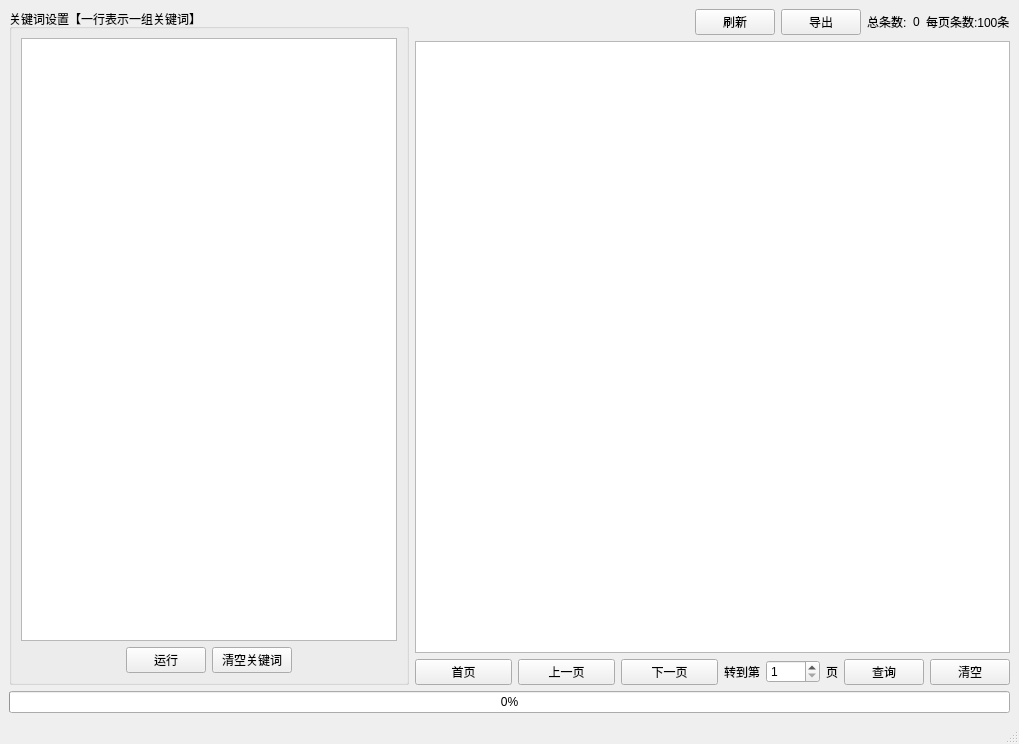
<?xml version="1.0" encoding="UTF-8"?>
<ui version="4.0">
 <class>MainWindow</class>
 <widget class="QMainWindow" name="MainWindow">
  <property name="geometry">
   <rect>
    <x>0</x>
    <y>0</y>
    <width>1019</width>
    <height>744</height>
   </rect>
  </property>
  <property name="windowTitle">
   <string>百度搜索手机号查询</string>
  </property>
  <widget class="QWidget" name="centralwidget">
   <layout class="QHBoxLayout" name="horizontalLayout">
    <item>
     <layout class="QVBoxLayout" name="verticalLayout">
      <item>
       <layout class="QHBoxLayout" name="horizontalLayout_2">
        <item>
         <widget class="QGroupBox" name="groupBox">
          <property name="maximumSize">
           <size>
            <width>400</width>
            <height>16777215</height>
           </size>
          </property>
          <property name="title">
           <string>关键词设置【一行表示一组关键词】</string>
          </property>
          <layout class="QVBoxLayout" name="verticalLayout_2">
           <item>
            <widget class="QPlainTextEdit" name="pte_keywords">
             <property name="plainText">
              <string/>
             </property>
            </widget>
           </item>
           <item>
            <layout class="QHBoxLayout" name="horizontalLayout_3">
             <item>
              <spacer name="horizontalSpacer">
               <property name="orientation">
                <enum>Qt::Horizontal</enum>
               </property>
               <property name="sizeHint" stdset="0">
                <size>
                 <width>40</width>
                 <height>20</height>
                </size>
               </property>
              </spacer>
             </item>
             <item>
              <widget class="QPushButton" name="pb_main_run">
               <property name="text">
                <string>运行</string>
               </property>
              </widget>
             </item>
             <item>
              <widget class="QPushButton" name="pb_clear_keywords">
               <property name="text">
                <string>清空关键词</string>
               </property>
              </widget>
             </item>
             <item>
              <spacer name="horizontalSpacer_2">
               <property name="orientation">
                <enum>Qt::Horizontal</enum>
               </property>
               <property name="sizeHint" stdset="0">
                <size>
                 <width>40</width>
                 <height>20</height>
                </size>
               </property>
              </spacer>
             </item>
            </layout>
           </item>
          </layout>
         </widget>
        </item>
        <item>
         <layout class="QVBoxLayout" name="verticalLayout_8">
          <item>
           <layout class="QHBoxLayout" name="horizontalLayout_31">
            <item>
             <layout class="QHBoxLayout" name="horizontalLayout_32">
              <item>
               <spacer name="horizontalSpacer_20">
                <property name="orientation">
                 <enum>Qt::Horizontal</enum>
                </property>
                <property name="sizeHint" stdset="0">
                 <size>
                  <width>40</width>
                  <height>20</height>
                 </size>
                </property>
               </spacer>
              </item>
              <item>
               <widget class="QPushButton" name="pb_main_refresh">
                <property name="text">
                 <string>刷新</string>
                </property>
               </widget>
              </item>
              <item>
               <widget class="QPushButton" name="pb_main_export">
                <property name="text">
                 <string>导出</string>
                </property>
               </widget>
              </item>
              <item>
               <widget class="QLabel" name="label_19">
                <property name="text">
                 <string>总条数:</string>
                </property>
               </widget>
              </item>
              <item>
               <widget class="QLabel" name="lb_main_db_total">
                <property name="text">
                 <string>0</string>
                </property>
               </widget>
              </item>
             </layout>
            </item>
            <item>
             <widget class="QLabel" name="lb_db_limit_3">
              <property name="text">
               <string>每页条数:100条</string>
              </property>
             </widget>
            </item>
           </layout>
          </item>
          <item>
           <widget class="QTableWidget" name="tw_main"/>
          </item>
          <item>
           <layout class="QHBoxLayout" name="horizontalLayout_29">
            <item>
             <widget class="QPushButton" name="pb_main_first_page">
              <property name="text">
               <string>首页</string>
              </property>
             </widget>
            </item>
            <item>
             <widget class="QPushButton" name="pb_main_previous_page">
              <property name="text">
               <string>上一页</string>
              </property>
             </widget>
            </item>
            <item>
             <widget class="QPushButton" name="pb_main_next_page">
              <property name="text">
               <string>下一页</string>
              </property>
             </widget>
            </item>
            <item>
             <layout class="QHBoxLayout" name="horizontalLayout_30">
              <item>
               <widget class="QLabel" name="label_17">
                <property name="text">
                 <string>转到第</string>
                </property>
               </widget>
              </item>
              <item>
               <widget class="QSpinBox" name="sb_main_currentpage">
                <property name="minimum">
                 <number>1</number>
                </property>
                <property name="maximum">
                 <number>9999</number>
                </property>
               </widget>
              </item>
              <item>
               <widget class="QLabel" name="label_18">
                <property name="text">
                 <string>页</string>
                </property>
               </widget>
              </item>
              <item>
               <widget class="QPushButton" name="pb_main_query">
                <property name="text">
                 <string>查询</string>
                </property>
               </widget>
              </item>
              <item>
               <widget class="QPushButton" name="pb_db_clear">
                <property name="text">
                 <string>清空</string>
                </property>
               </widget>
              </item>
             </layout>
            </item>
           </layout>
          </item>
         </layout>
        </item>
       </layout>
      </item>
      <item>
       <widget class="QProgressBar" name="pbar_main">
        <property name="minimum">
         <number>0</number>
        </property>
        <property name="value">
         <number>0</number>
        </property>
       </widget>
      </item>
     </layout>
    </item>
   </layout>
  </widget>
  <widget class="QMenuBar" name="mb_main">
   <property name="geometry">
    <rect>
     <x>0</x>
     <y>0</y>
     <width>1019</width>
     <height>23</height>
    </rect>
   </property>
  </widget>
  <widget class="QStatusBar" name="sb_main"/>
 </widget>
 <resources/>
 <connections/>
</ui>
